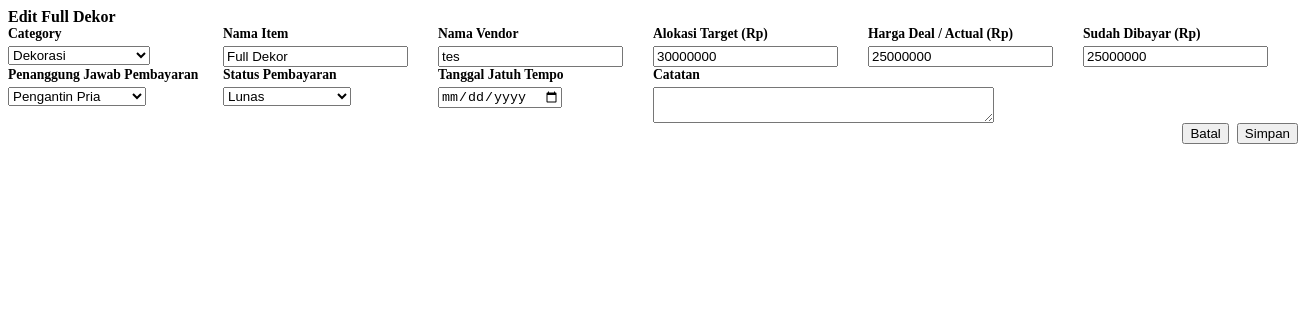
The page /budgets/8/update/ (signed in) on the database as committed earlier.
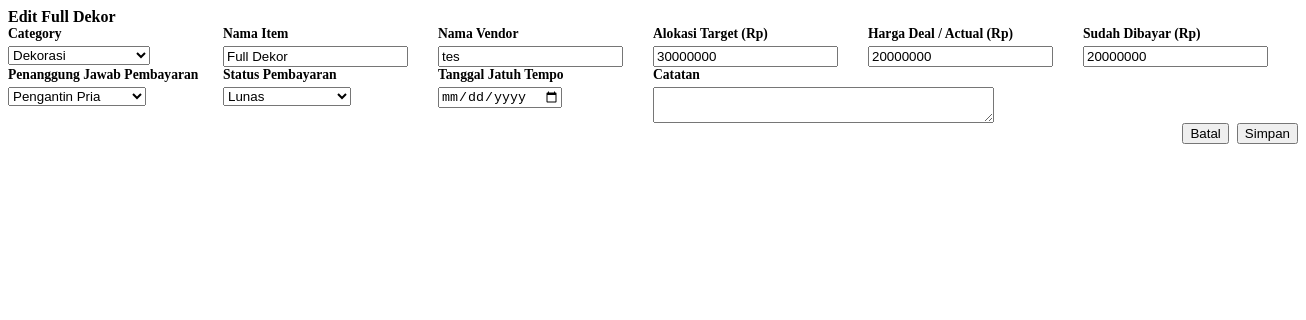
The same page on the database as committed later.
### finances/models.py (models this page shows, shortened)
class BudgetItem(models.Model):
    PAYER_CHOICES = [
        ('groom', 'Pengantin Pria'),
        ('bride', 'Pengantin Wanita'),
        ('joint', 'Tabungan Bersama'),
        ('groom_family', 'Keluarga Pria'),
        ('bride_family', 'Keluarga Wanita'),
    ]
    PAYMENT_STATUS_CHOICES = [
        ('unpaid', 'Belum Dibayar'),
        ('dp_paid', 'DP Dibayar'),
        ('partial', 'Sebagian Dibayar'),
        ('settled', 'Lunas'),
    ]
    category = models.ForeignKey(
        BudgetCategory,
        on_delete=models.CASCADE,
        related_name='items',
    )
    wedding = models.ForeignKey(
        Wedding,
        on_delete=models.CASCADE,
        related_name='budget_items',
    )
    name = models.CharField('Nama Item', max_length=200)
    vendor_name = models.CharField('Nama Vendor', max_length=200, blank=True)
    allocated_amount = models.DecimalField(
        'Alokasi Target (Rp)',
        max_digits=15,
        decimal_places=0,
        default=0,
    )
    actual_cost = models.DecimalField(
        'Harga Deal / Actual (Rp)',
        max_digits=15,
        decimal_places=0,
        default=0,
    )
    paid_amount = models.DecimalField(
        'Sudah Dibayar (Rp)',
        max_digits=15,
        decimal_places=0,
        default=0,
    )
    payer = models.CharField(
        'Penanggung Jawab Pembayaran',
        max_length=15,
        choices=PAYER_CHOICES,
        default='joint',
    )
    payment_status = models.CharField(
        'Status Pembayaran',
        max_length=10,
        choices=PAYMENT_STATUS_CHOICES,
        default='unpaid',
    )
    due_date = models.DateField('Tanggal Jatuh Tempo', null=True, blank=True)
    notes = models.TextField('Catatan', blank=True)
    created_at = models.DateTimeField(auto_now_add=True)
    updated_at = models.DateTimeField(auto_now=True)
    class Meta:
        ordering = ['due_date', 'name']
        verbose_name = 'Budget Item'

### finances/views.py (the view)
# urls.py: path('<int:pk>/update/', views.update_budget_item, name='update_item'),
@login_required
@owner_required
def update_budget_item(request, pk):
    item = get_object_or_404(BudgetItem, pk=pk, wedding=request.wedding)
    if request.method == 'POST':
        form = BudgetItemForm(request.POST, instance=item, wedding=request.wedding)
        if form.is_valid():
            form.save()
            if request.htmx:
                return render(request, 'finances/partials/budget_item_row.html', {'item': item})
            return redirect('finances:dashboard')
    else:
        form = BudgetItemForm(instance=item, wedding=request.wedding)
    return render(request, 'finances/partials/budget_item_form.html', {'form': form, 'item': item})

### core/context_processors.py (called while the page is built)
def workspace_context(request):
    ctx = {
        'wedding': getattr(request, 'wedding', None),
        'wedding_role': getattr(request, 'wedding_role', None),
    }
    if ctx['wedding']:
        ctx['days_remaining'] = ctx['wedding'].days_remaining
    return ctx

### core/models.py (called while the page is built)
    @property
    def days_remaining(self):
        if not self.wedding_date:
            return None
        delta = self.wedding_date - timezone.now().date()
        return max(delta.days, 0)

### templates/finances/partials/budget_item_form.html (shortened to what this page needs)
<tr id="edit-budget-item-{{ item.pk }}">
  <td colspan="7">
    <form hx-post="{% url 'finances:update_item' item.pk %}"
          hx-target="closest tr"
          hx-swap="outerHTML"
          class="fade-in"
          style="background: var(--wp-bg-surface-subtle); padding: var(--wp-space-lg); border-radius: var(--wp-radius-sm); border: 1px solid var(--wp-border-light);">
      <div style="display: flex; justify-content: space-between; align-items: center; margin-bottom: var(--wp-space-md);">
        <h4 style="margin: 0; color: var(--wp-gold-main);"> Edit {{ item.name }}</h4>
      </div>
      <div class="form-row" style="display: grid; grid-template-columns: repeat(auto-fill, minmax(200px, 1fr)); gap: var(--wp-space-md);">
        {% for field in form %}
          {% if field.name != 'wedding' %}
            <div class="form-group" style="margin-bottom: 0;">
              <label style="font-size: 0.85rem; font-weight: 600; color: var(--wp-text-secondary); margin-bottom: 4px; display: block;">{{ field.label }}</label>
              {{ field }}
            </div>
          {% endif %}
        {% endfor %}
      </div>
      <div style="display: flex; justify-content: flex-end; gap: 8px; margin-top: var(--wp-space-md);">
        <button type="button" class="btn btn-secondary btn-sm" hx-get="{% url 'finances:dashboard' %}" hx-target=".main-content" hx-select=".main-content" hx-swap="outerHTML">
          Batal
        </button>
        <button type="submit" class="btn btn-primary btn-sm">
           Simpan
        </button>
      </div>
    </form>
  </td>
</tr>

Rows that differ between the two databases and show on the page:
changed BudgetItem "Full Dekor": actual_cost "25000000" → "20000000"; paid_amount "25000000" → "20000000"
